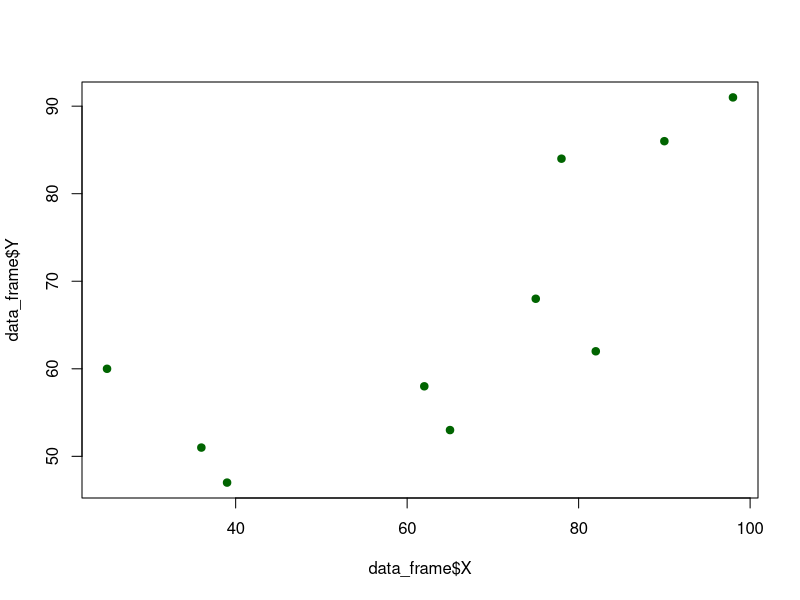
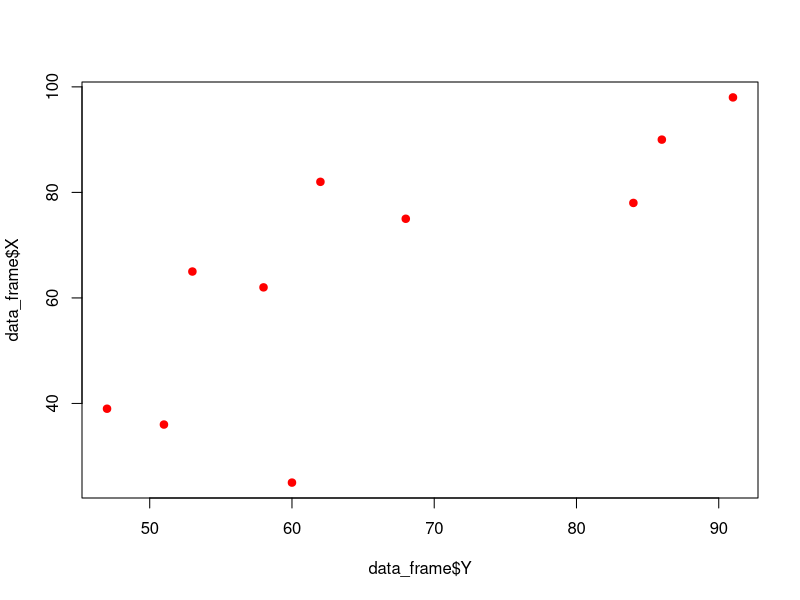

The R script that drew these images, in order:
# Creating the data frame
data_frame = data.frame(X = c(39,65,62,90,82,75,25,98,36,78),Y =
c(47,53,58,86,62,68,60,91,51,84))
print(data_frame)
# 1) Using Karl Pearson's Correlation ->
# Using built in method
cor.test(data_frame$X,data_frame$Y,method="pearson")
# using the formula
corr_x_y =
var(data_frame$X,data_frame$Y)/sqrt(var(data_frame$X)*var(data_frame$X,data_frame$Y))
print(paste0("The correlation between the two variables is ",corr_x_y))
# 2) Using Spearman method
cor.test(data_frame$X,data_frame$Y,method="spearman")
# Scatter plot of X with respect to Y and Y to X
plot(data_frame$X,data_frame$Y, col='darkgreen', pch=19)
plot(data_frame$Y,data_frame$X, col='red', pch=19)
